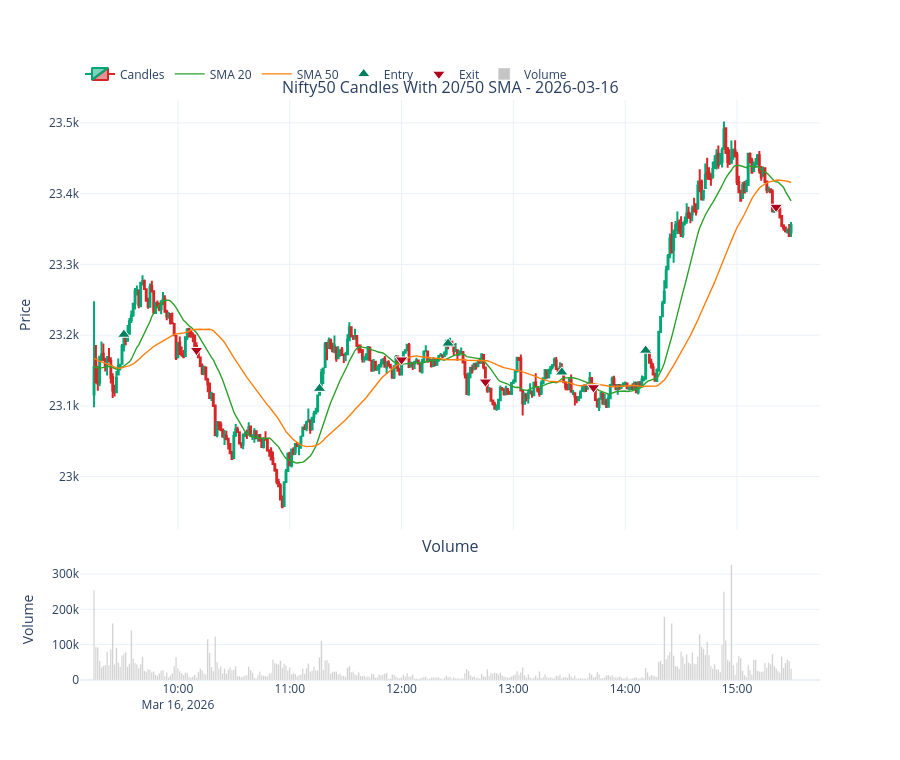

Notebook cell for this chart:
### Markdown cell above
## One-Day Candlestick SMA View

### Code cell
TARGET_DATE = "2026-03-16"

day_df = strategy.loc[strategy.index.strftime("%Y-%m-%d") == TARGET_DATE].copy()
if day_df.empty:
    raise ValueError(f"No candles found for {TARGET_DATE}")

day_entries = day_df.loc[day_df["entry"]]
day_exits = day_df.loc[day_df["exit"]]

print(f"{TARGET_DATE}: {len(day_df):,} candles from {day_df.index.min().time()} to {day_df.index.max().time()}")

fig = make_subplots(
    rows=2,
    cols=1,
    shared_xaxes=True,
    row_heights=[0.78, 0.22],
    vertical_spacing=0.05,
    subplot_titles=(f"Nifty50 Candles With {FAST_SMA}/{SLOW_SMA} SMA - {TARGET_DATE}", "Volume"),
)

fig.add_trace(
    go.Candlestick(
        x=day_df.index,
        open=day_df["open"],
        high=day_df["high"],
        low=day_df["low"],
        close=day_df["close"],
        name="Candles",
        increasing_line_color="#00a676",
        decreasing_line_color="#d62728",
    ),
    row=1,
    col=1,
)
fig.add_trace(
    go.Scatter(x=day_df.index, y=day_df["fast_sma"], name=f"SMA {FAST_SMA}", line=dict(color="#2ca02c", width=1.4)),
    row=1,
    col=1,
)
fig.add_trace(
    go.Scatter(x=day_df.index, y=day_df["slow_sma"], name=f"SMA {SLOW_SMA}", line=dict(color="#ff7f0e", width=1.4)),
    row=1,
    col=1,
)
fig.add_trace(
    go.Scatter(
        x=day_entries.index,
        y=day_entries["close"],
        mode="markers",
        name="Entry",
        marker=dict(symbol="triangle-up", color="#007f5f", size=11, line=dict(width=1, color="white")),
    ),
    row=1,
    col=1,
)
fig.add_trace(
    go.Scatter(
        x=day_exits.index,
        y=day_exits["close"],
        mode="markers",
        name="Exit",
        marker=dict(symbol="triangle-down", color="#b00020", size=11, line=dict(width=1, color="white")),
    ),
    row=1,
    col=1,
)

if "volume" in day_df.columns:
    fig.add_trace(
        go.Bar(x=day_df.index, y=day_df["volume"], name="Volume", marker_color="rgba(90, 90, 90, 0.35)"),
        row=2,
        col=1,
    )

fig.update_layout(
    height=760,
    hovermode="x unified",
    template="plotly_white",
    legend=dict(orientation="h", yanchor="bottom", y=1.02, xanchor="left", x=0),
)
fig.update_xaxes(rangeslider_visible=False)
fig.update_yaxes(title_text="Price", row=1, col=1)
fig.update_yaxes(title_text="Volume", row=2, col=1)
fig.show()

### Figure 1 — Plotly figure (JSON) as saved in the notebook; plotly's stock layout.template omitted (floating-point values rounded to 4 significant figures; data arrays with more than 128 entries replaced by an {"elided": "..."} marker saying what was removed)
{"data": [{"close": {"elided": "375 float values"}, "decreasing": {"line": {"color": "#d62728"}}, "high": {"elided": "375 float values"}, "increasing": {"line": {"color": "#00a676"}}, "low": {"elided": "375 float values"}, "name": "Candles", "open": {"elided": "375 float values"}, "type": "candlestick", "x": {"elided": "375 str values"}, "xaxis": "x", "yaxis": "y"}, {"line": {"color": "#2ca02c", "width": 1.4}, "name": "SMA 20", "type": "scatter", "x": {"elided": "375 str values"}, "xaxis": "x", "y": {"elided": "375 float values"}, "yaxis": "y"}, {"line": {"color": "#ff7f0e", "width": 1.4}, "name": "SMA 50", "type": "scatter", "x": {"elided": "375 str values"}, "xaxis": "x", "y": {"elided": "375 float values"}, "yaxis": "y"}, {"marker": {"color": "#007f5f", "line": {"color": "white", "width": 1}, "size": 11, "symbol": "triangle-up"}, "mode": "markers", "name": "Entry", "type": "scatter", "x": ["2026-03-16T09:31:00+05:30", "2026-03-16T11:16:00+05:30", "2026-03-16T12:25:00+05:30", "2026-03-16T13:26:00+05:30", "2026-03-16T14:11:00+05:30"], "xaxis": "x", "y": [23200.0, 23120.0, 23190.0, 23150.0, 23180.0], "yaxis": "y"}, {"marker": {"color": "#b00020", "line": {"color": "white", "width": 1}, "size": 11, "symbol": "triangle-down"}, "mode": "markers", "name": "Exit", "type": "scatter", "x": ["2026-03-16T10:10:00+05:30", "2026-03-16T12:00:00+05:30", "2026-03-16T12:45:00+05:30", "2026-03-16T13:43:00+05:30", "2026-03-16T15:21:00+05:30"], "xaxis": "x", "y": [23180.0, 23170.0, 23130.0, 23130.0, 23380.0], "yaxis": "y"}, {"marker": {"color": "rgba(90, 90, 90, 0.35)"}, "name": "Volume", "type": "bar", "x": {"elided": "375 str values"}, "xaxis": "x2", "y": {"elided": "375 int values"}, "yaxis": "y2"}], "layout": {"annotations": [{"font": {"size": 16}, "showarrow": false, "text": "Nifty50 Candles With 20/50 SMA - 2026-03-16", "x": 0.5, "xanchor": "center", "xref": "paper", "y": 1, "yanchor": "bottom", "yref": "paper"}, {"font": {"size": 16}, "showarrow": false, "text": "Volume", "x": 0.5, "xanchor": "center", "xref": "paper", "y": 0.209, "yanchor": "bottom", "yref": "paper"}], "height": 760, "hovermode": "x unified", "legend": {"orientation": "h", "x": 0, "xanchor": "left", "y": 1.02, "yanchor": "bottom"}, "xaxis": {"anchor": "y", "domain": [0, 1], "matches": "x2", "rangeslider": {"visible": false}, "showticklabels": false}, "xaxis2": {"anchor": "y2", "domain": [0, 1], "rangeslider": {"visible": false}}, "yaxis": {"anchor": "x", "domain": [0.259, 1], "title": {"text": "Price"}}, "yaxis2": {"anchor": "x2", "domain": [0, 0.209], "title": {"text": "Volume"}}}}
